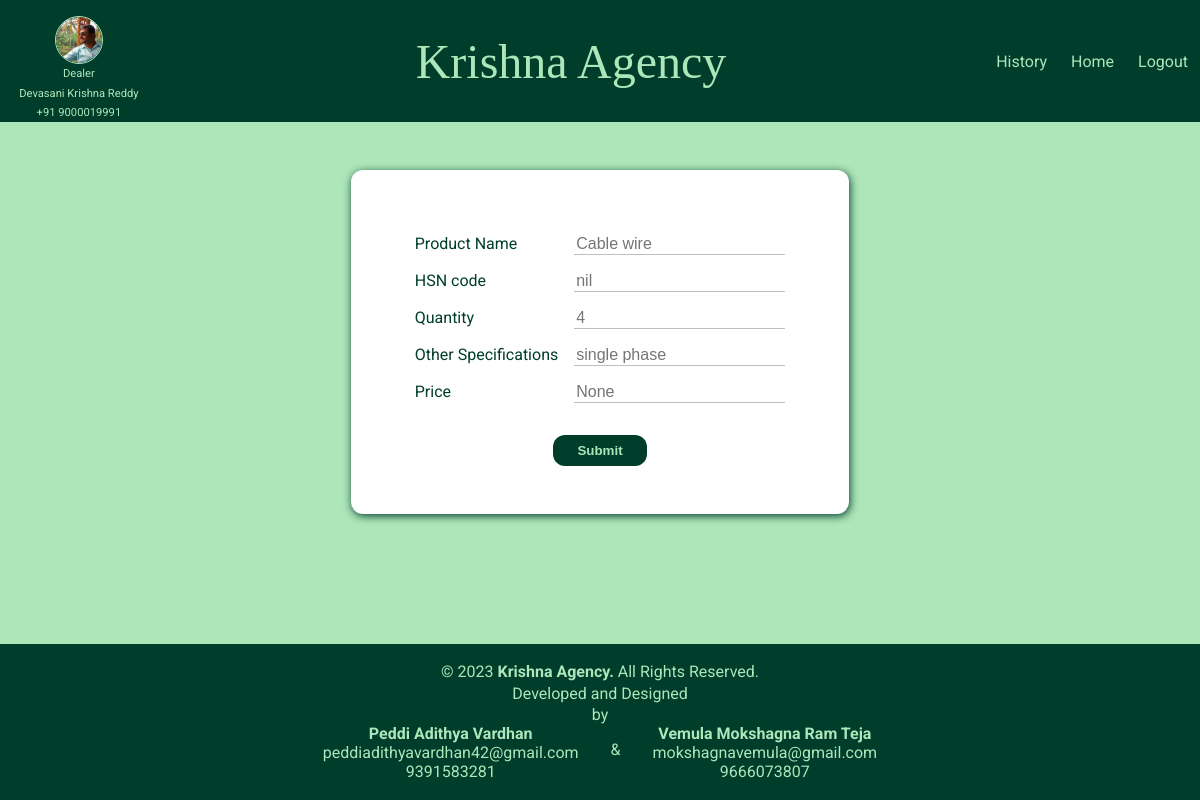
Page /edit_other/6/ (signed in) on the earlier database version.
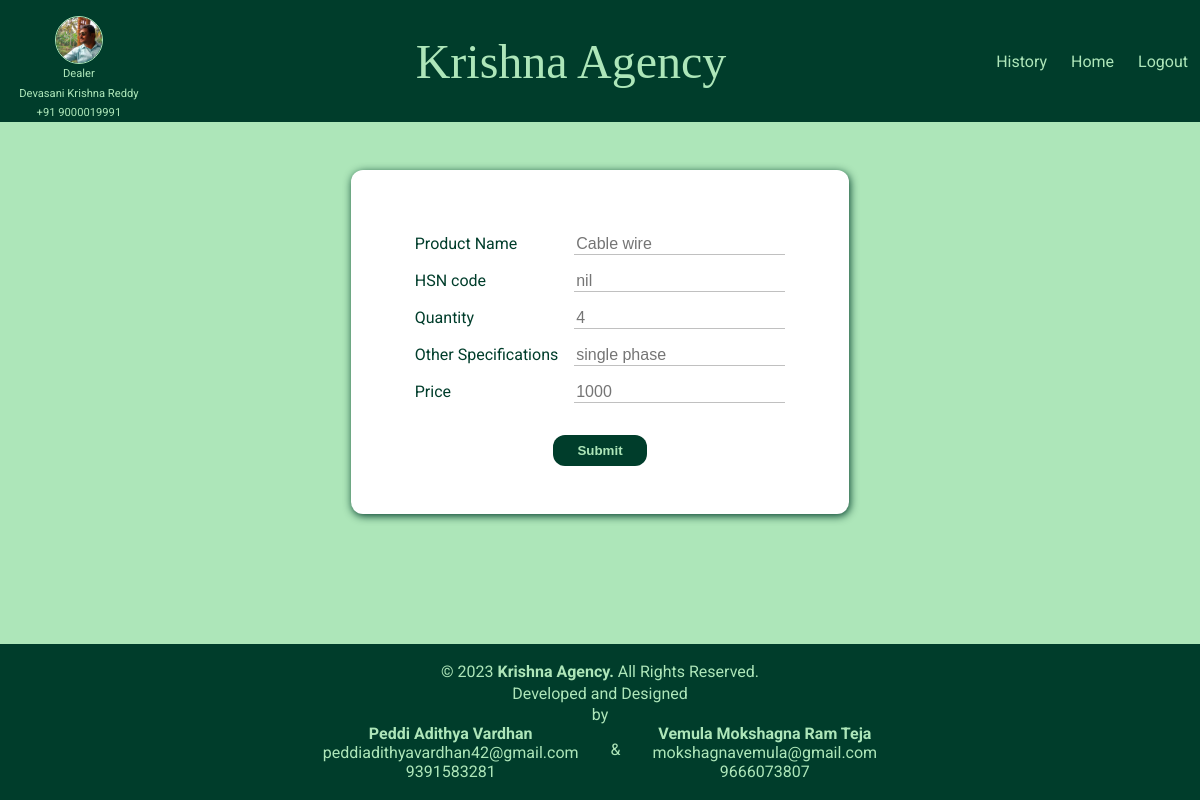
Same page on the later database version.
### stock/models.py (models this page shows, shortened)
class other_products(models.Model):
    item_name=models.CharField(max_length=50)
    quantity=models.IntegerField()
    specifications=models.CharField(max_length=50)
    hsncode=models.CharField(max_length=50)
    price=models.IntegerField(null=True)

### stock/views.py (the view, shortened to what this page needs)
# urls.py: path('edit_other/<str:pk>/', views.edit_others, name="editother"),
@login_required(login_url='loginpage')
def edit_others(request,pk):
    details=other_products.objects.get(id=pk)
    return render(request, 'stock/edit_others.html',{
        "details":details
    })

### stock/templates/stock/edit_others.html (shortened to what this page needs)
{% extends 'stock_base.html' %}
{% load static %}
{% block page_css %}
    <link rel="stylesheet" href="{% static "stock/motor.css" %}">
{% endblock page_css %}
{% block page_body %}
<main>
    <form method="POST">
        <div class="formdiv">
            <label for="product">Product Name</label>
            <input type="text" id="product" name="product" placeholder="{{details.item_name}}">
            <label for="hsncode">HSN code</label>
            <input type="text" id="hsncode" name="hsncode" placeholder="{{details.hsncode}}">
            <label for="quantity">Quantity</label>
            <input type="text" id="quantity" name="quantity" placeholder="{{details.quantity}}">
            <label for="specs">Other Specifications</label>
            <input type="text" id="specs" name="specs" placeholder="{{details.specifications}}">
            <label for="price">Price</label>
            <input type="text" id="price" name="price" placeholder="{{details.price}}">
            <input type="submit" id="yes" class="yes" name="Yes" />
        </div>
    </form>
</main>
{% endblock page_body %}

Differences in the rows shown:
changed other_products "Cable wire": price "None" → "1000"
